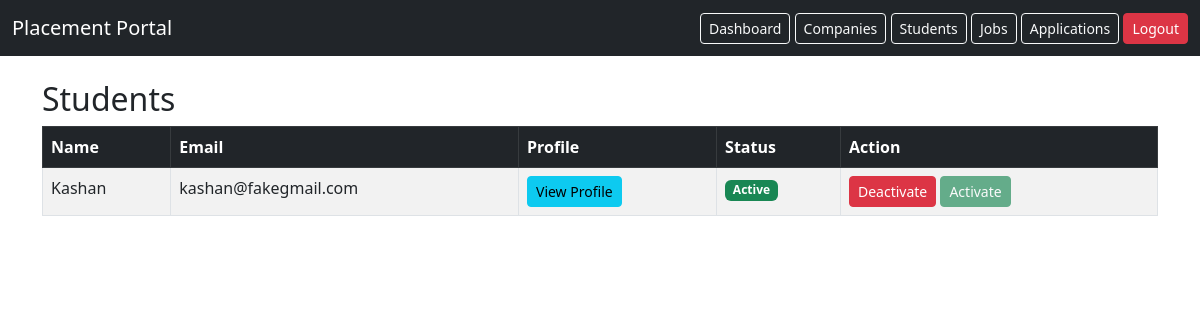
/admin/students (signed in), run on an earlier commit of the app's database.
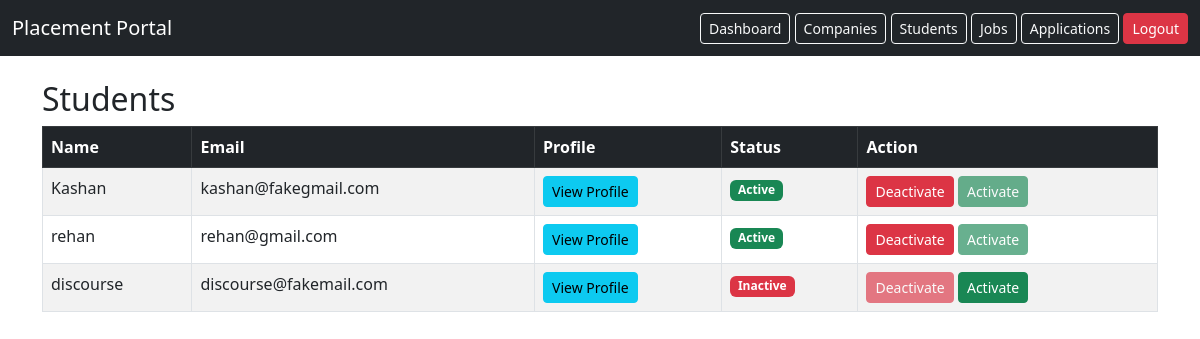
And on a later commit of the database.
### models.py (models this page shows)
class Student(db.Model):
    __tablename__ = 'students'
    id = db.Column(db.Integer, primary_key=True)
    name = db.Column(db.String(150), nullable=False)
    email = db.Column(db.String(120), unique=True, nullable=False)
    password = db.Column(db.String(200), nullable=False)
    applications = db.relationship('Application', backref='student', lazy=True)
    education = db.Column(db.String(200))
    resume_text = db.Column(db.Text)
    resume_link = db.Column(db.String(300))
    skills = db.Column(db.String(300))
    cgpa = db.Column(db.Float)
    linkedin = db.Column(db.String(300))
    github = db.Column(db.String(300))
    location = db.Column(db.String(200))
    is_active = db.Column(db.Boolean, default=True)
    contact = db.Column(db.String(15))

### app.py (the view)
@app.route('/admin/students')
def admin_students():
    if session.get('role') != 'admin':
        return redirect(url_for('admin_login'))
    students = Student.query.all()
    return render_template('admin_students.html', students=students)

### templates/admin_students.html
{% extends "base.html" %}
{% block content %}
<h2>Students</h2>
<table class="table table-striped table-bordered">
    <thead class="table-dark">
        <tr>
            <th>Name</th>
            <th>Email</th>
            <th>Profile</th>
            <th>Status</th>
            <th>Action</th>
        </tr>
    </thead>
    <tbody>
        {% for s in students %}
        <tr>
            <td>{{ s.name }}</td>
            <td>{{ s.email }}</td>
            <td>
                <a class="btn btn-sm btn-info"
                   href="/admin/student/{{ s.id }}/profile">
                   View Profile
                </a>
            </td>
            <td>
                {% if s.is_active %}
                    <span class="badge bg-success">Active</span>
                {% else %}
                    <span class="badge bg-danger">Inactive</span>
                {% endif %}
            </td>
            <td>
                {% if s.is_active %}
                    <a class="btn btn-sm btn-danger"
                       href="/admin/student/{{ s.id }}/deactivate">
                       Deactivate
                    </a>
                    <button class="btn btn-sm btn-success" disabled>
                        Activate
                    </button>
                {% else %}
                    <button class="btn btn-sm btn-danger" disabled>
                        Deactivate
                    </button>
                    <a class="btn btn-sm btn-success"
                       href="/admin/student/{{ s.id }}/activate">
                       Activate
                    </a>
                {% endif %}
            </td>
        </tr>
        {% endfor %}
    </tbody>
</table>
{% endblock %}

What changed in the data, as far as the page shows it:
added Student: name "rehan", email "rehan@gmail.com", is_active "Active"
added Student: name "discourse", email "discourse@fakemail.com", is_active "Inactive"
